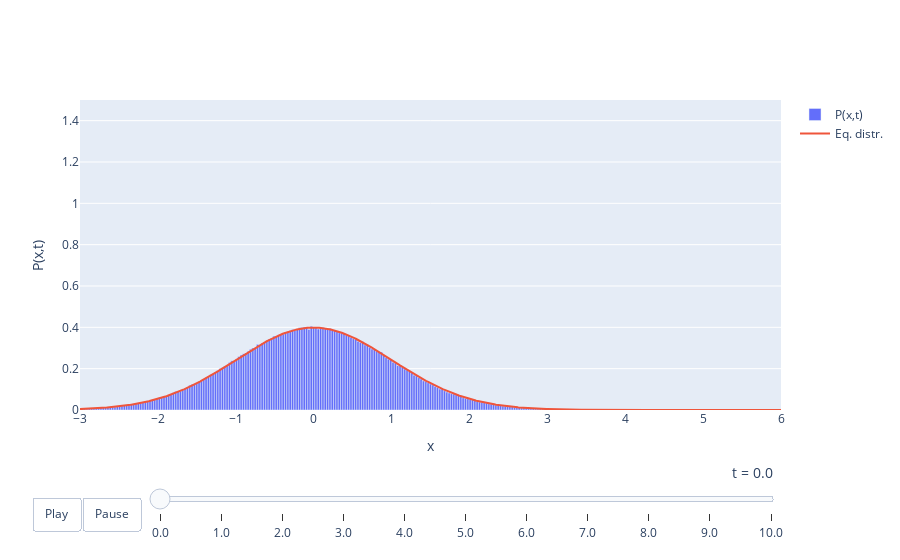

Notebook code cell kept with this figure:
### Code cell
animate_simulation(times1,x1)

### Figure 1 — Plotly figure (JSON) as saved in the notebook; plotly's stock layout.template omitted (floating-point values rounded to 4 significant figures; data arrays with more than 128 entries replaced by an {"elided": "..."} marker saying what was removed)
{"data": [{"name": "P(x,t)", "type": "bar", "x": {"elided": "301 float values"}, "y": {"elided": "300 float values"}}, {"name": "Eq. distr.", "type": "scatter", "x": {"elided": "1000 float values"}, "y": {"elided": "1000 float values"}}], "layout": {"bargap": 0, "sliders": [{"active": 0, "currentvalue": {"font": {"size": 14}, "prefix": "t = ", "visible": true, "xanchor": "right"}, "len": 0.9, "pad": {"b": 10, "t": 50}, "steps": [{"args": [[0], {"frame": {"duration": 300, "redraw": false}, "mode": "immediate", "transition": {"duration": 300}}], "label": "0.0", "method": "animate"}, {"args": [[1], {"frame": {"duration": 300, "redraw": false}, "mode": "immediate", "transition": {"duration": 300}}], "label": "1.0", "method": "animate"}, {"args": [[2], {"frame": {"duration": 300, "redraw": false}, "mode": "immediate", "transition": {"duration": 300}}], "label": "2.0", "method": "animate"}, {"args": [[3], {"frame": {"duration": 300, "redraw": false}, "mode": "immediate", "transition": {"duration": 300}}], "label": "3.0", "method": "animate"}, {"args": [[4], {"frame": {"duration": 300, "redraw": false}, "mode": "immediate", "transition": {"duration": 300}}], "label": "4.0", "method": "animate"}, {"args": [[5], {"frame": {"duration": 300, "redraw": false}, "mode": "immediate", "transition": {"duration": 300}}], "label": "5.0", "method": "animate"}, {"args": [[6], {"frame": {"duration": 300, "redraw": false}, "mode": "immediate", "transition": {"duration": 300}}], "label": "6.0", "method": "animate"}, {"args": [[7], {"frame": {"duration": 300, "redraw": false}, "mode": "immediate", "transition": {"duration": 300}}], "label": "7.0", "method": "animate"}, {"args": [[8], {"frame": {"duration": 300, "redraw": false}, "mode": "immediate", "transition": {"duration": 300}}], "label": "8.0", "method": "animate"}, {"args": [[9], {"frame": {"duration": 300, "redraw": false}, "mode": "immediate", "transition": {"duration": 300}}], "label": "9.0", "method": "animate"}, {"args": [[10], {"frame": {"duration": 300, "redraw": false}, "mode": "immediate", "transition": {"duration": 300}}], "label": "10.0", "method": "animate"}], "transition": {"duration": 300, "easing": "cubic-in-out"}, "x": 0.1, "xanchor": "left", "y": 0, "yanchor": "top"}], "updatemenus": [{"buttons": [{"args": [null, {"frame": {"duration": 500, "redraw": false}, "fromcurrent": true, "transition": {"duration": 300, "easing": "quadratic-in-out"}}], "label": "Play", "method": "animate"}, {"args": [[null], {"frame": {"duration": 0, "redraw": false}, "mode": "immediate", "transition": {"duration": 0}}], "label": "Pause", "method": "animate"}], "direction": "left", "pad": {"r": 10, "t": 87}, "showactive": false, "type": "buttons", "x": 0.1, "xanchor": "right", "y": 0, "yanchor": "top"}], "xaxis": {"autorange": false, "range": [-3, 6], "title": {"text": "x"}}, "yaxis": {"autorange": false, "range": [0, 1.5], "title": {"text": "P(x,t)"}}}}
